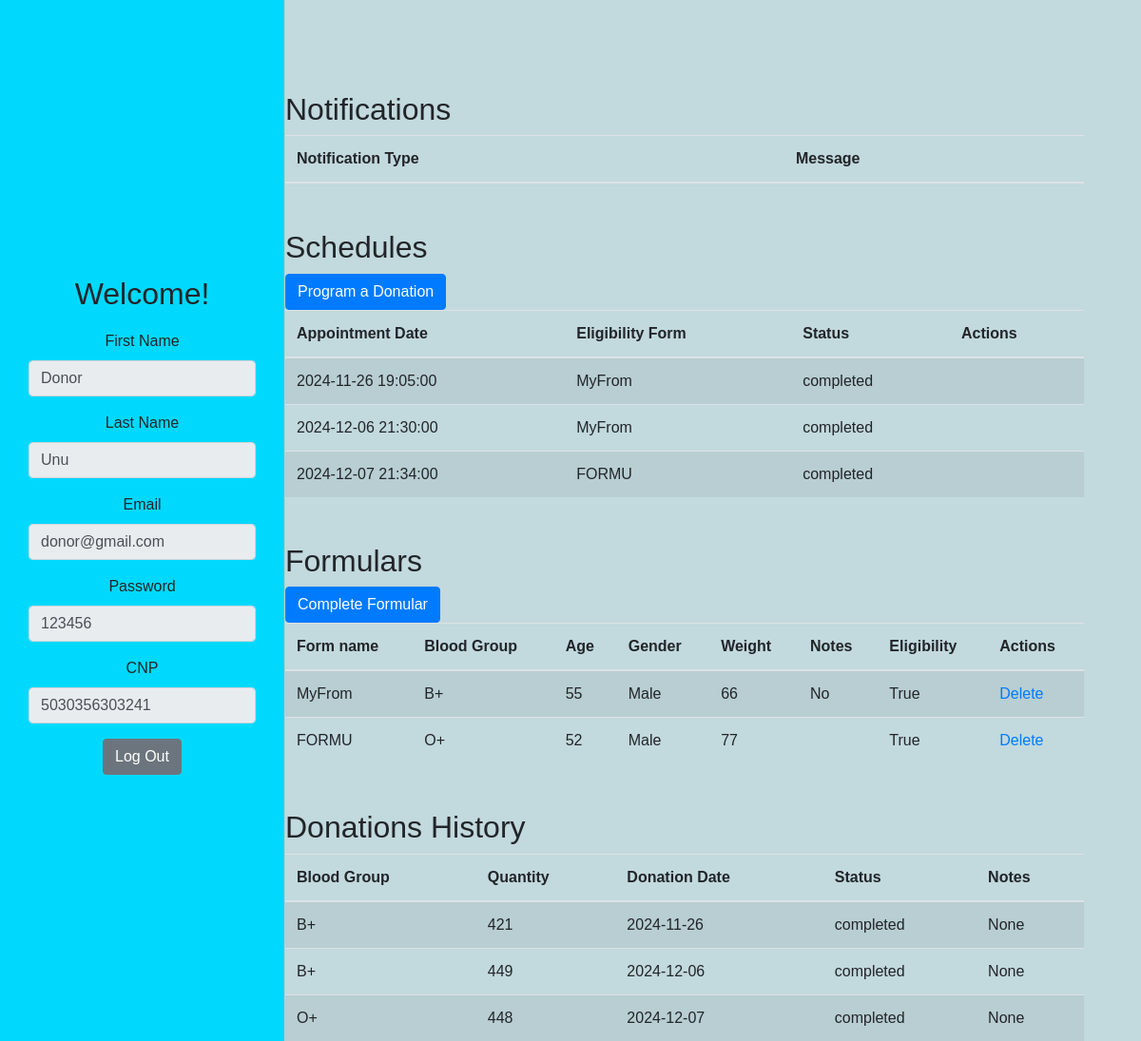
The app's page /donor_dashboard (signed in), older data.
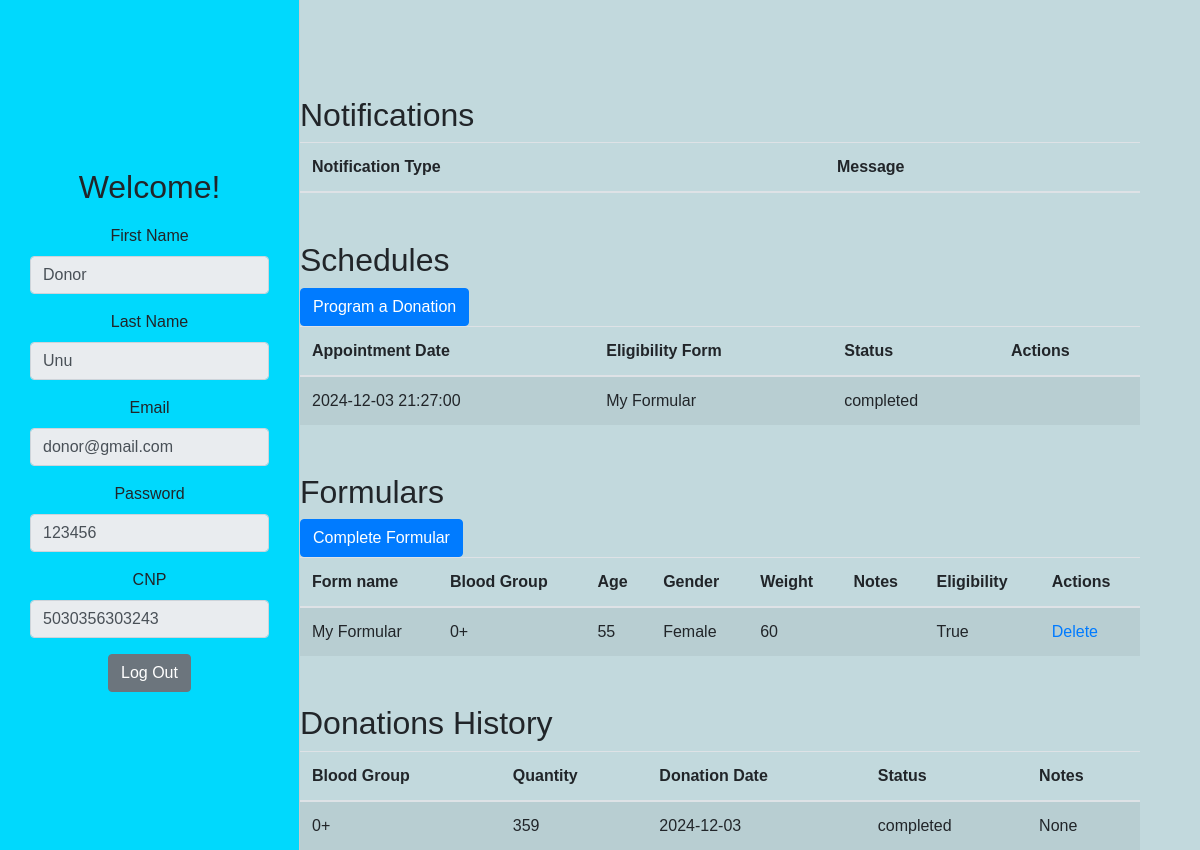
The same page, newer data.
### models/user.py (models this page shows, shortened)
class User(db.Model):
    __tablename__ = 'User'
    UserID = db.Column(db.Integer, primary_key=True, autoincrement=True)
    Role = db.Column(db.String, nullable=False)
    FirstName = db.Column(db.String, nullable=False)
    LastName = db.Column(db.String, nullable=False)
    Email = db.Column(db.String, unique=True, nullable=False)
    Password = db.Column(db.String, nullable=False)
    CNP = db.Column(db.String(13), unique=True, nullable=False)

### models/schedule.py (models this page shows)
class Schedule(db.Model):
    __tablename__ = 'Schedule'
    ScheduleID = db.Column(db.Integer, primary_key=True, autoincrement=True)
    DonorID = db.Column(db.Integer, db.ForeignKey('Donor.DonorID', ondelete='CASCADE'), nullable=False)
    FormID = db.Column(db.Integer, db.ForeignKey('EligibilityForm.FormID', ondelete='CASCADE'), nullable=False)
    AppointmentDate = db.Column(db.DateTime, nullable=False)
    Status = db.Column(db.String(10), default='pending', nullable=False)
    donor = db.relationship('Donor', backref='schedules')
    form = db.relationship('EligibilityForm', backref='schedules')
    __table_args__ = (
        db.CheckConstraint("Status IN ('pending', 'canceled','confirmed','completed')"),
    )

### models/eligibility_form.py (models this page shows)
class EligibilityForm(db.Model):
    __tablename__ = 'EligibilityForm'
    FormID = db.Column(db.Integer, primary_key=True, autoincrement=True)
    DonorID = db.Column(db.Integer, db.ForeignKey('Donor.DonorID', ondelete='CASCADE'))
    FormName = db.Column(db.String(50), nullable=False)
    BloodGroup = db.Column(db.String(5), nullable=False)
    Age = db.Column(db.Integer, nullable=False)
    Gender = db.Column(db.String(10), nullable=False)
    Weight = db.Column(db.Integer, nullable=False)
    Notes = db.Column(db.Text, nullable=False)
    IsEligible = db.Column(db.Boolean, default=True)
    donor = db.relationship('Donor', backref='eligibility_forms', lazy=True)

### models/donation.py (models this page shows)
class Donation(db.Model):
    __tablename__ = 'Donation'
    DonationID = db.Column(db.Integer, primary_key=True, autoincrement=True)
    ScheduleID = db.Column(db.Integer, db.ForeignKey('Schedule.ScheduleID', ondelete='CASCADE'))
    BloodGroup = db.Column(db.String(5), nullable=False)
    Quantity = db.Column(db.Integer, nullable=False)
    DonationDate = db.Column(db.Date, nullable=False)
    Status = db.Column(db.String(10), nullable=False)
    Notes = db.Column(db.Text)
    schedule = db.relationship('Schedule', backref='donations')
    __table_args__ = (
        db.CheckConstraint("Status IN ('completed', 'returned', 'pending')"),
    )

### controllers/donor_controller.py (the view)
    @app.route('/donor_dashboard')
    def donor_dashboard():
        user_id = session.get('user_id')
        if user_id is None:
            flash('Please log in to access the dashboard.', 'error')
            return redirect(url_for('login'))
        user = User.query.get(user_id)
        if not user:
            flash('User not found.', 'error')
            return redirect(url_for('login'))
        donor = Donor.query.filter_by(UserID=user_id).first()
        if not donor:
            flash('Donor not found.', 'error')
            return redirect(url_for('login'))
        print(f"DonorID: {donor.DonorID}")
        schedules = Schedule.query.filter_by(DonorID=donor.DonorID).all()
        donations = db.session.query(Donation).join(Schedule).filter(Schedule.DonorID == donor.DonorID).all()
        eligibility_forms = EligibilityForm.query.filter_by(DonorID=donor.DonorID).all()
        notifications = Notification.query.filter_by(DonorID=donor.DonorID).all()
        rewards = Reward.query.filter_by(DonorID=donor.DonorID).all()
        return render_template(
            'donor/donor_dashboard.html',
            donor=donor,
            user=user,
            donations=donations,
            schedules=schedules,
            eligibility_forms=eligibility_forms,
            notifications=notifications,
            rewards=rewards
        )

### templates/donor/donor_dashboard.html (shortened to what the changed rows need)
{% extends "dashboard_base.html" %}
{% block sidebar_title %}
    Welcome!
{% endblock %}
{% block sidebar_content %}
    <form method="POST" id="editForm">
    <div class="form-group">
        <label for="firstName">First Name</label>
        <input type="text" class="form-control" id="firstName" name="first_name" value="{{ user.FirstName }}" readonly>
    </div>
    <div class="form-group">
        <label for="lastName">Last Name</label>
        <input type="text" class="form-control" id="lastName" name="last_name" value="{{ user.LastName }}" readonly>
    </div>
    <div class="form-group">
        <label for="email">Email</label>
        <input type="email" class="form-control" id="email" name="email" value="{{ user.Email }}" readonly>
    </div>
    <div class="form-group">
        <label for="password">Password</label>
        <input type="text" class="form-control" id="password" name="password" value="{{ user.Password }}" readonly>
    </div>
    <div class="form-group">
        <label for="cnp">CNP</label>
        <input type="text" class="form-control" id="cnp" name="cnp" value="{{ user.CNP }}" readonly>
    </div>
    </form>
{% endblock %}
{% block main_content %}
<div class="container mt-5" id="notificationTable">
    <h2>Notifications</h2>
    <table class="table table-striped">
        <thead>
            <tr>
                <th>Notification Type</th>
                <th>Message</th>
            </tr>
        </thead>
    </table>
</div>
<div class="container mt-5" id="scheduleTable">
    <h2>Schedules</h2>
    <table class="table table-striped">
        <thead>
            <tr>
                <th>Appointment Date</th>
                <th>Eligibility Form</th>
                <th>Status</th>
                <th>Actions</th>
            </tr>
        </thead>
        <tbody>
            {% for schedule in schedules %}
            <tr>
                <td>{{ schedule.AppointmentDate }}</td>
                <td>{{ schedule.form.FormName }}</td>
                <td>{{ schedule.Status }}</td>
                <td>
                </td>
            </tr>
            {% endfor %}
        </tbody>
    </table>
</div>
<div class="container mt-5" id="formTable">
    <h2>Formulars</h2>
    <table class="table table-striped">
        <thead>
            <tr>
                <th>Form name</th>
                <th>Blood Group</th>
                <th>Age</th>
                <th>Gender</th>
                <th>Weight</th>
                <th>Notes</th>
                <th>Eligibility</th>
                <th>Actions</th>
            </tr>
        </thead>
        <tbody>
            {% if eligibility_forms %}
                {% for form in eligibility_forms %}
                <tr>
                    <td>{{ form.FormName }}</td>
                    <td>{{ form.BloodGroup }}</td>
                    <td>{{ form.Age }}</td>
                    <td>{{ form.Gender }}</td>
                    <td>{{ form.Weight }}</td>
                    <td>{{ form.Notes }}</td>
                    <td>{{ form.IsEligible }}</td>
                    <td>
                        <a href="delete/form/{{ form.FormID }}">Delete</a>
                    </td>
                </tr>
                {% endfor %}
            {% else %}
                <tr>
                    <td colspan="8">No forms found</td>
                </tr>
            {% endif %}
        </tbody>
    </table>
</div>
<div class="container mt-5" id="donationTable">
    <h2>Donations History</h2>
    <table class="table table-striped">
        <thead>
            <tr>
                <th>Blood Group</th>
                <th>Quantity</th>
                <th>Donation Date</th>
                <th>Status</th>
                <th>Notes</th>
            </tr>
        </thead>
        <tbody>
            {% for donation in donations %}
            <tr>
                <td>{{ donation.BloodGroup }}</td>
                <td>{{ donation.Quantity }}</td>
                <td>{{ donation.DonationDate }}</td>
                <td>{{ donation.Status }}</td>
                <td>{{ donation.Notes }}</td>
            </tr>
            {% endfor %}
        </tbody>
    </table>
</div>
{% endblock %}

Row changes from the older to the newer data that the page shows:
removed Schedule: AppointmentDate "2024-12-06 21:30:00", form.FormName "MyFrom", Status "completed"
removed Schedule: AppointmentDate "2024-12-07 21:34:00", form.FormName "FORMU", Status "completed"
removed EligibilityForm: FormName "FORMU", BloodGroup "O+", Age "52", Gender "Male", Weight "77", IsEligible "True"
removed Donation: BloodGroup "B+", Quantity "449", DonationDate "2024-12-06", Status "completed", Notes "None"
removed Donation: BloodGroup "O+", Quantity "448", DonationDate "2024-12-07", Status "completed", Notes "None"
changed User "Donor": cnp "5030356303241" → "5030356303243"
changed Schedule "completed": AppointmentDate "2024-11-26 19:05:00" → "2024-12-03 21:27:00"; form.FormName "MyFrom" → "My Formular"
changed EligibilityForm "True": FormName "MyFrom" → "My Formular"; BloodGroup "B+" → "0+"; Gender "Male" → "Female"; Weight "66" → "60"; Notes "No" → (not shown)
changed Donation "completed": BloodGroup "B+" → "0+"; Quantity "421" → "359"; DonationDate "2024-11-26" → "2024-12-03"
